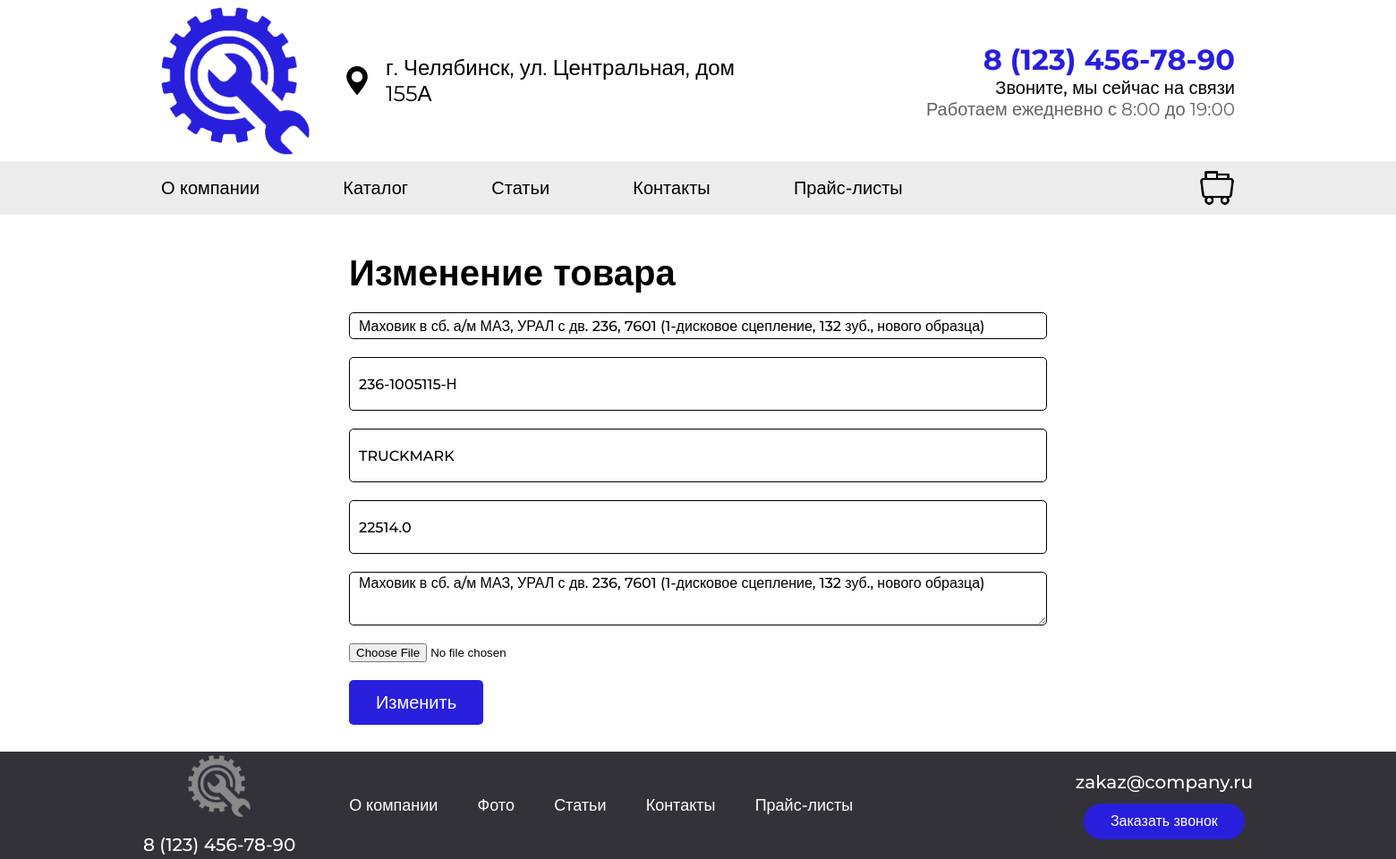
Screenshot of /product/makhovik-v-sb-a-m-maz-ural-s-dv-236-7601-1-diskovoe-stseplenie-132-zub-novogo-obraztsa/update with the database file from the repository.
### app.py (models this page shows, shortened)
class Catalog(db.Model):
    id = db.Column(db.Integer, primary_key=True)
    name = db.Column(db.String(100), nullable=False)
    slug = db.Column(db.String(150), unique = True, nullable=False)
    image = db.Column(db.String(100), nullable=False)
    item = db.Column(db.String(100), nullable=False)
    manufacturer = db.Column(db.String(100), nullable=False)
    cost = db.Column(db.Float, nullable=False)
    description = db.Column(db.String(300), nullable=False)

### app.py (the view, shortened to what this page needs)
@app.route('/product/<string:slug>/update', methods=['GET', 'POST'])
def update_product(slug):
    catalog_item = Catalog.query.filter_by(slug=slug).first_or_404()
    return render_template('product-update.html', catalog=catalog_item)

### app.py (called while the page is built)
@app.context_processor
def cart_quantity():
    cart = session.get('cart', {})
    quantity = sum(item['quantity'] for item in cart.values()) if cart else 0
    return {'cart_quantity': quantity}

### templates/product-update.html (shortened to what this page needs)
<html>
    <head>
    <link rel="stylesheet" href="{{ url_for('static', filename='css/style.css') }}">
</head>
<body>
    <div class="div-top">
        <div class="div-top1">
            <a href="/"><img src="{{ url_for('static', filename='img/logo.png') }}" class="logo"></a>
            <img src="{{ url_for('static', filename='img/point.png') }}" class="point">
            <a class="adress">г. Челябинск, ул. Центральная, дом 155А</a>
            <div class="div-top-2">
                <div class="div-top2-1">
                <span class="span-top-text-number">
                    <a href="#" class="top-text-number">8 (123) 456-78-90<br></a>
                </span>
                <span class="span-top-text-1">
                    <a class="top-text-1">Звоните, мы сейчас на связи<br></a>
                </span>
                <span class="span-top-text-2">
                    <a class="top-text-2">Работаем ежедневно с 8:00 до 19:00</a>
                </span>
            </div>
        </div>
        </div>
        <div class="div-top-info1">
            <div class="div-top-info2">
                <div class="container-info">
                    <a href="#" class="info-1">О компании</a>
                    <a href="/catalog" class="info-2">Каталог</a>
                    <a href="/posts" class="info-3">Статьи</a>
                    <a href="#" class="info-4">Контакты</a>
                    <a href="#" class="info-5">Прайс-листы</a>
                </div>
                <div class="div-top-info2-1">
                    <div class="div-top-info2-2">
                        <a href="#"><img class="img-cart" src="{{ url_for('static', filename='img/cart.png') }}"></a>
                    </div>
                </div>
            </div>
        </div>
    </div>
    <div class="articles_container">
        <a class="text-add-article" >Изменение товара</a>
        <form method="post" enctype="multipart/form-data">
            <input type="text" name="name" id="name" class="form-article-title" value="{{ catalog.name }}" placeholder="Введите название"><br>
            <input type="text" name="item" id="item" class="form-article-text" value="{{ catalog.item }}" placeholder="Введите артикул"><br>
            <input type="text" name="manufacturer" id="manufacturer" class="form-article-text" value="{{ catalog.manufacturer }}" placeholder="Введите производителя"><br>
            <input type="text" name="cost" id="cost" class="form-article-text" value="{{ catalog.cost }}" placeholder="Введите цену"><br>
            <textarea name="description" id="description" class="form-article-text" placeholder="Введите описание">{{ catalog.description }}</textarea><br>
            <input type="file" name="image" id="image" class="form-article-image" accept="image/*" required placeholder=""><br>
            <input type="submit" class="form-article-btn" value="Изменить">
        </form>
    </div>
    <div class="footer">
        <div class="footer_a">
            <div class="footer_logo-num">
                <img class="img-logo-gray" src="{{ url_for('static', filename='img/logo_gray.png') }}"><br><br>
                <a class="footer-number">8 (123) 456-78-90</a>
            </div>
            <div class="footer-info">
                <a href="#" class="footer-info-1">О компании</a>
                <a href="#" class="footer-info-2">Фото</a>
                <a href="#" class="footer-info-3">Статьи</a>
                <a href="#" class="footer-info-4">Контакты</a>
                <a href="#" class="footer-info-5">Прайс-листы</a>
            </div>
        </div>
        <div class="footer_b">
            <div class="footer_ba">
                <div class="footer-email"><a class="text-footer-email">zakaz@company.ru</a></div>
                <div class="footer-call-num"><button class="button-footer-call-num" >Заказать звонок</button></div>
            </div>
        </div>
    </div>
</body>
</html>

### static/css/style.css (style rules this page uses)
html, body { width: 100%; height: 100%; margin: 0; padding: 0; font-family: 'Montserrat', Arial; scroll-behavior: smooth; transition: all; display: block; margin-bottom: 1px; }
.div-top { height: 240px; border: 0px solid black; margin: auto; }
.div-top1 { display: flex; height: 180px; width: 1200px; border: 0px solid black; margin: auto; align-items: center; }
.logo { height: 165px; user-select: none; }
.point { height: 32px; margin-left: 37px; user-select: none; }
.adress { font-weight: 400; margin-left: 16px; font-size: 24px; min-width: 400px; }
.div-top-2 { display: flex; height: 100%; width: 600px; border: 0px solid red; margin: auto; align-items: center; justify-content: flex-end; }
.div-top2-1 { align-content: center; height: 87px; width: 439px; border: 0px solid black; text-align: right; }
.top-text-number { font-weight: 700; font-size: 32px; color: #281FDD; text-decoration: none; }
.top-text-1 { font-weight: 500; font-size: 20px; color: black; }
.top-text-2 { font-weight: 400; font-size: 20px; color: #636363; }
.div-top-info1 { display: flex; align-items: center; background-color: #EDEDED; height: 60px; border: 0px solid black; margin: auto; }
.div-top-info2 { display: flex; align-items: center; background-color: #EDEDED; height: 60px; border: 0px solid black; margin: auto; width: 1200px; }
.container-info { min-width: 1000px; }
.info-1 { font-size: 20px; font-weight: 500; text-decoration: none; color: black; }
.info-2, .info-3, .info-4, .info-5 { font-size: 20px; font-weight: 500; margin-left: 89px; text-decoration: none; color: black; }
.div-top-info2-1 { width: 1200px; border: 0px solid black; }
.div-top-info2-1 { display: flex; justify-content: flex-end; border: 0px solid black; }
.div-top-info2-2 { display: flex; width: 40px; border: 0px solid black; transition: 0.1s; }
.img-cart { height: 40px; user-select: none; }
.footer { display: flex; align-items: center; height: 120px; background-color: #333239; }
.footer_a { display: flex; text-align: center; align-items: center; min-width: 1200px; }
.footer_logo-num { margin-left: 160px; display: inline-block; text-align: center; }
.img-logo-gray { width: 70px; }
.footer-number { font-size: 20px; font-weight: 500; color: white; }
.footer-info-1 { margin-left: 60px; font-size: 18px; font-weight: 500; text-decoration: none; color: white; }
.footer-info-2, .footer-info-3, .footer-info-4, .footer-info-5 { font-size: 18px; font-weight: 500; margin-left: 40px; text-decoration: none; color: white; }
.footer_b { display: flex; justify-content: right; height: 100px; width: 100%; border: 0px solid red; }
.footer_ba { display: block; border: 0px solid blue; text-align: center; align-content: center; margin-right: 160px; }
.text-footer-email { font-size: 20px; font-weight: 500; color: white; }
.button-footer-call-num { margin-top: 12px; width: 180px; height: 40px; border: 0px; border-radius: 25px; color: white; background-color: #281FDD; font-size: 16px; font-weight: 500; transition: 0.2s; cursor: pointer; }
.articles_container { width: 50%; min-height: 70%; border: 0px solid red; display: block; justify-content: center; align-items: center; margin-left: auto; margin-right: auto; margin-top: 40px; text-align: left; }
.text-add-article { display: block; margin-bottom:20px; width: 100%; font-size: 40px; font-weight: 700; max-width: 100%; }
.form-article-title { width: 100%; max-width: 100%; height: 30px; margin-bottom: 20px; border: 1px solid black; border-radius: 5px; padding-left: 10px; font-weight: 500; font-size: 16px; font-family: 'Montserrat', Arial; }
.form-article-text { width: 100%; max-width: 100%; height: 60px; max-height: 256px; margin-bottom: 20px; border: 1px solid black; border-radius: 5px; padding-left: 10px; font-weight: 500; font-size: 16px; font-family: 'Montserrat', Arial; }
.form-article-btn { border: 0px; border-radius: 5px; background: #281FDD; color: white; height: 50px; width: 150px; font-size: 20px; font-weight: 500; font-family: 'Montserrat', Arial; cursor: pointer; transition: 0.1s; }
.form-article-image { margin-bottom: 20px; }

### rows the page displays
Catalog: name "Маховик в сб. а/м МАЗ, УРАЛ с дв. 236, 7601 (1-дисковое сцепление, 132 зуб., нового образца)", item "236-1005115-Н", manufacturer "TRUCKMARK", cost "22514.0", description "Маховик в сб. а/м МАЗ, УРАЛ с дв. 236, 7601 (1-дисковое сцепление, 132 зуб., нового образца)"
